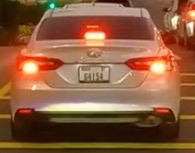
#> input picture app/assigment1/pipeline/car.png, 195 x 153 px
$ python -i pipeline.py   (imports and definitions only)
#> lines starting #> are read from the running program, lines starting #| are printed output that depends on the picture; after the words box and inside, x2 and y2 are one past the last pixel; in counts of white or black regions, pixels touching at a corner belong together
#> further down, picture is the input picture: shape (153, 195, 3); mean B, G, R 61.2, 92.3, 138.2
"""
Algorithm Pipeline
"""

from pathlib import Path
from typing import Annotated, Literal, TypeVar

import cv2
import numpy as np
import numpy.typing as npt
from loguru import logger

from app.assigment1.utilities import extract_metadata

DType = TypeVar("DType", bound=np.generic)
RGBArray = Annotated[npt.NDArray[DType], Literal["H", "W", 3]]
GrayScaleArray = Annotated[npt.NDArray[DType], Literal["H", "W"]]


def detect_edges(video: cv2.VideoCapture, path: Path) -> Path:
    metadata = extract_metadata(video)
    logger.debug(metadata)
    width, height, fps = metadata["width"], metadata["height"], metadata["fps"]
    output_video = cv2.VideoWriter(
        str(path),
        cv2.VideoWriter_fourcc(*"mp4v"),
        fps,
        (width, height),
    )

    while (read := video.read())[0]:
        (_, frame) = read
        new_frame = handle_frame(frame)
        output_video.write(new_frame)

    video.release()
    output_video.release()
    return path


def handle_frame(frame: RGBArray) -> RGBArray:
    gray_frame = cv2.cvtColor(frame, cv2.COLOR_BGR2GRAY)
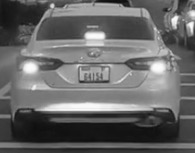
#> gray_frame: shape (153, 195); min 11, max 252, mean 102.4
    cannyed_framed = cv2.Canny(gray_frame, 100, 200)
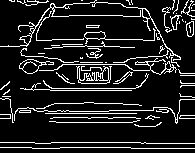
#> cannyed_framed: shape (153, 195); 12.6% white in thin lines or dots
    return _mask_frame(cannyed_framed)


def _mask_frame(frame: GrayScaleArray) -> GrayScaleArray:
    (
        height,
        width,
    ) = frame.shape
#> height = 153; width = 195
    vertices = np.array(
        [
            [0, height],
            [width * 3 / 8, height / 2],
            [width * 5 / 8, height / 2],
            [width, height],
        ],
    )
    mask = np.zeros_like(frame)
    cv2.fillPoly(mask, np.int32([vertices]), (255, 255, 255))
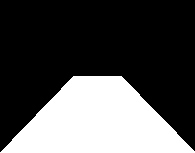
#> mask: shape (153, 195); 31.6% white; 1 white region, box (x1, y1, x2, y2) and area: (0, 76, 195, 153) 9431
    return cv2.bitwise_and(frame, mask)
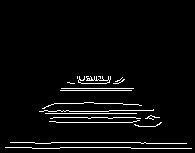
#> returned value: shape (153, 195); 4% white in thin lines or dots, all inside (x1, y1, x2, y2) = (5, 76, 192, 149)

>>> import cv2
>>> picture = cv2.imread('pipeline/car.png')
>>> result = handle_frame(picture)
